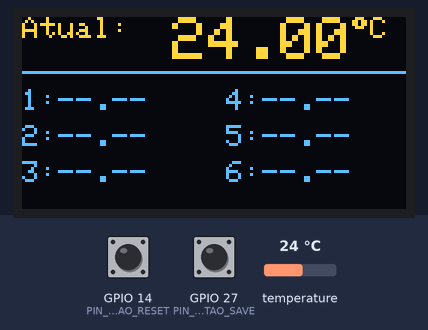
The program below on a simulated ESP32. Parts: 128×64 one-colour display. The inputs (shaded band) are chosen by the test bench; at power-on: GPIO 27 (PIN_BOTAO_SAVE) HIGH, temperature 24 °C, GPIO 14 (PIN_BOTAO_RESET) HIGH. The OLED is the two-colour kind (top 16 rows yellow); EEPROM starts erased; what the program prints to the serial monitor is not drawn.

Above: at 2.2 s.
2.3 s: GPIO 27 (PIN_BOTAO_SAVE) pulled LOW for 3.2 s
At 6.7 s:
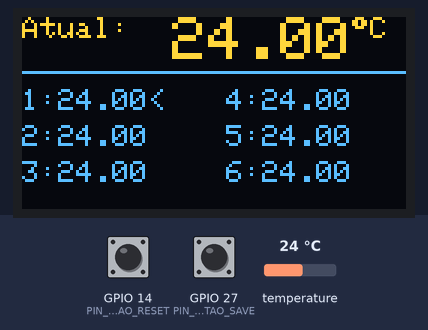
7.0 s: temperature set to 12 °C
At 8.9 s:
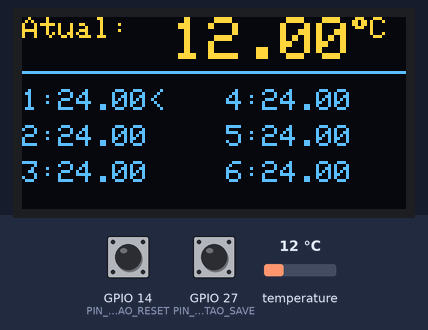
9.6 s: GPIO 14 (PIN_BOTAO_RESET) pulled LOW for 0.15 s
At 10.4 s:
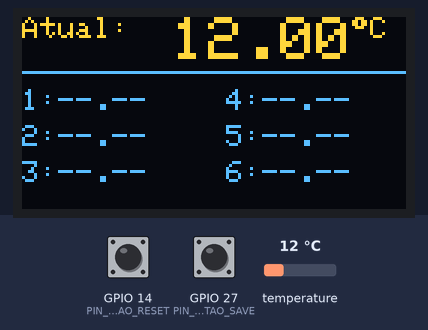
11.2 s: GPIO 27 (PIN_BOTAO_SAVE) pulled LOW for 0.15 s
At 12.2 s:
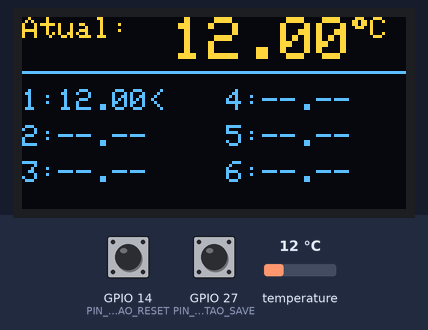
12.8 s: temperature set to 19 °C
At 15.1 s:
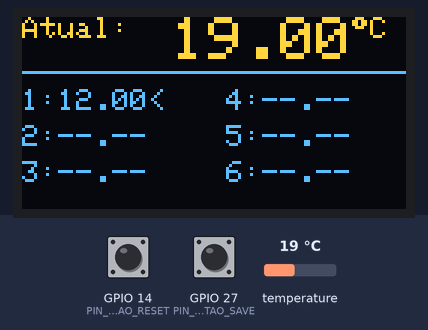
15.7 s: GPIO 14 (PIN_BOTAO_RESET) pulled LOW for 1 s
At 16.5 s:
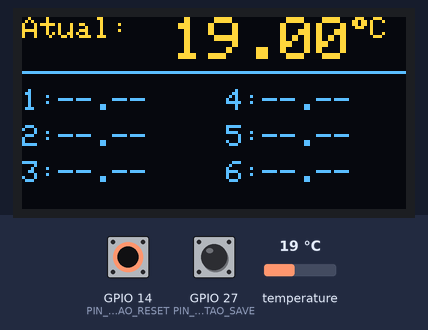
Timing chart, 0 to 18.7 s (numbered marks = the images above; inputs shaded):
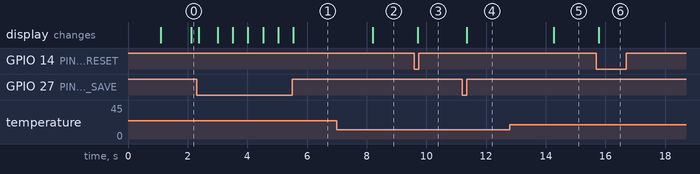

Measured:
- after the input at 2.3 s, the display: first changes after 0.07 s (image 1 shows a later state)
- after the input at 7.0 s, the display: changes after 1.2 s (image 2)
- after the input at 9.6 s, the display: changes after 0.11 s (image 3)
- after the input at 11.2 s, the display: changes after 0.15 s (image 4)
- after the input at 12.8 s, the display: changes after 1.5 s (image 5)
- after the input at 15.7 s, the display: changes after 0.08 s (image 6)

The program:

main.cpp
```cpp
#include <Arduino.h>
#include <Wire.h>
#include <Adafruit_GFX.h>
#include <Adafruit_SH110X.h>
#include <OneWire.h>
#include <DallasTemperature.h>
#include <EEPROM.h>
#include "freertos/semphr.h"

// --- CONFIGURAÇÕES DE HARDWARE ---
#define PINO_SENSOR     4
#define PIN_BOTAO_SAVE  27  // Botão para guardar medida (GND)
#define PIN_BOTAO_RESET 14  // NOVO: Botão para limpar memória (GND)
#define I2C_ADDRESS     0x3C
#define SCREEN_WIDTH    128
#define SCREEN_HEIGHT   64
#define OLED_RESET      -1

// --- ESTRUTURA DE DADOS ---
struct HistoricoData {
  float leituras[6];
  int indiceAtual;
};

#define TEMPERATURA_VAZIA -999.0

HistoricoData historico;
float temperaturaAtualSensor = 0.0;

// --- CONFIGURAÇÕES DA EEPROM ---
#define EEPROM_SIZE 32 // Tamanho em bytes

// --- OBJETOS GLOBAIS ---
Adafruit_SH1106G display = Adafruit_SH1106G(SCREEN_WIDTH, SCREEN_HEIGHT, &Wire, OLED_RESET);
OneWire oneWire(PINO_SENSOR);
DallasTemperature sensors(&oneWire);

// --- FREERTOS ---
SemaphoreHandle_t xMutex;
TaskHandle_t taskInputHandle;

// --- PROTÓTIPOS DAS FUNÇÕES ---
void desenharInterface(float tAtual, HistoricoData dados);

// ==========================================
// TAREFA DO CORE 0: Gestão dos Botões e EEPROM
// ==========================================
void TaskInput(void *pvParameters) {
  unsigned long lastDebounceSave = 0;
  unsigned long lastDebounceReset = 0;

  for (;;) {

    // --- 1. LÓGICA BOTÃO SALVAR (GPIO 27) ---
    if (digitalRead(PIN_BOTAO_SAVE) == LOW) {
      if (millis() - lastDebounceSave > 500) {
        lastDebounceSave = millis();
        Serial.println("Botão Save: Guardando...");

        if (xSemaphoreTake(xMutex, portMAX_DELAY) == pdTRUE) {
          // Guarda temperatura atual no slot da vez
          historico.leituras[historico.indiceAtual] = temperaturaAtualSensor;

          // Avança índice (Circular)
          historico.indiceAtual++;
          if (historico.indiceAtual >= 6) historico.indiceAtual = 0;

          // Grava na Flash
          EEPROM.put(0, historico);
          EEPROM.commit();

          xSemaphoreGive(xMutex);
        }
      }
    }

    // --- 2. LÓGICA BOTÃO RESET (GPIO 14) ---
    if (digitalRead(PIN_BOTAO_RESET) == LOW) {
      if (millis() - lastDebounceReset > 500) {
        lastDebounceReset = millis();
        Serial.println("Botão Reset: Limpando memória...");

        if (xSemaphoreTake(xMutex, portMAX_DELAY) == pdTRUE) {
          // Loop para limpar todas as posições
          for(int i=0; i<6; i++) {
            historico.leituras[i] = TEMPERATURA_VAZIA;
          }
          historico.indiceAtual = 0; // Reinicia o ponteiro

          // Grava a memória limpa na Flash
          EEPROM.put(0, historico);
          EEPROM.commit();

          xSemaphoreGive(xMutex);
        }
      }
    }

    vTaskDelay(pdMS_TO_TICKS(50)); // Pequeno delay para não bloquear a CPU
  }
}

// ==========================================
// SETUP (CORE 1)
// ==========================================
void setup() {
  Serial.begin(115200);

  pinMode(PIN_BOTAO_SAVE, INPUT_PULLUP);
  pinMode(PIN_BOTAO_RESET, INPUT_PULLUP);

  Wire.begin(21, 22); // Inicializa I2C (SDA, SCL)

  if(!display.begin(I2C_ADDRESS, true)) {
    Serial.println(F("Erro SH1106"));
    for(;;);
  }

  // Efeito visual de inicialização
  display.clearDisplay();
  display.setTextColor(SH110X_WHITE);
  display.setTextSize(1);
  display.setCursor(10,25);
  display.println("Sistema Termometro");
  display.display();
  delay(1000);

  // Inicializa sensor de temperatura DS18B20
  sensors.begin();
  sensors.setResolution(12);
  sensors.setWaitForConversion(false);

  // Inicializa EEPROM
  if (!EEPROM.begin(EEPROM_SIZE)) {
    Serial.println("Erro EEPROM");
  } else {
    EEPROM.get(0, historico);
    // Validação
    if (historico.indiceAtual < 0 || historico.indiceAtual > 5) {
      historico.indiceAtual = 0;
      for(int i=0; i<6; i++) historico.leituras[i] = TEMPERATURA_VAZIA;
      EEPROM.put(0, historico);
      EEPROM.commit();
    }
  }

  // Inicializa Mutex e Tarefa de Input (Core 0) - RTOS
  xMutex = xSemaphoreCreateMutex();
  xTaskCreatePinnedToCore(TaskInput, "InputTask", 4096, NULL, 1, &taskInputHandle, 0);
}

// ==========================================
// LOOP PRINCIPAL (CORE 1)
// ==========================================
void loop() {
  static unsigned long lastRead = 0;

  // Leitura Sensor
  if (millis() - lastRead >= 2000) {
    lastRead = millis();
    float t = sensors.getTempCByIndex(0);
    sensors.requestTemperatures();

    if (t > -100.0) {
      if (xSemaphoreTake(xMutex, portMAX_DELAY) == pdTRUE) {
        temperaturaAtualSensor = t;
        xSemaphoreGive(xMutex);
      }
    }
  }

  // Preparação para Display
  float tDisplay = 0;
  HistoricoData hDisplay;

  if (xSemaphoreTake(xMutex, portMAX_DELAY) == pdTRUE) {
    tDisplay = temperaturaAtualSensor;
    hDisplay = historico;
    xSemaphoreGive(xMutex);
  }

  desenharInterface(tDisplay, hDisplay);
  vTaskDelay(pdMS_TO_TICKS(100));
}

// ==========================================
// DESENHO DA INTERFACE
// ==========================================
void desenharInterface(float tAtual, HistoricoData dados) {
  display.clearDisplay();
  display.setTextColor(SH110X_WHITE);

  // --- CABEÇALHO (Temperatura Principal) ---
  display.setTextSize(1);
  display.setCursor(0, 0);
  display.print("Atual:");

  display.setTextSize(2);
  display.setCursor(50, 0);
  // MUDANÇA: '2' casas decimais
  display.print(tAtual, 2);

  display.setTextSize(1);
  display.cp437(true);
  display.write(248);
  display.print("C");

  display.drawLine(0, 18, 128, 18, SH110X_WHITE);

  // --- LISTA DE MEDIÇÕES ---
  display.setTextSize(1);
  int yBase = 24;
  int alturaLinha = 12;

  for (int i = 0; i < 6; i++) {
    int x = (i < 3) ? 0 : 68;
    int y = yBase + ( (i % 3) * alturaLinha );

    display.setCursor(x, y);
    display.print(i + 1);
    display.print(":");

    if (dados.leituras[i] <= -900) {
      display.print("--.--");
    } else {
      display.print(dados.leituras[i], 2);

      // Marcador da última gravação
      int lastIndex = (dados.indiceAtual == 0) ? 5 : dados.indiceAtual - 1;
      if (i == lastIndex) {
        display.print("<");
      }
    }
  }

  display.display();
}
```
